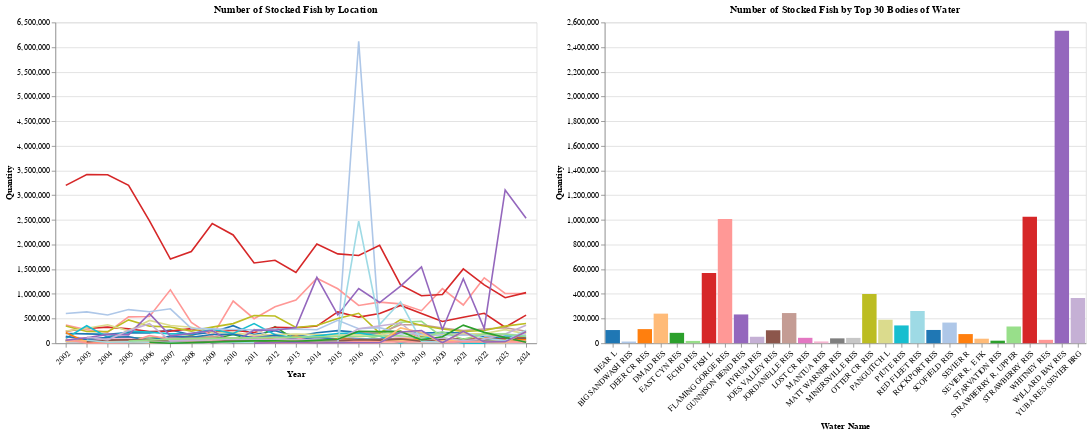

The notebook cell saved with this chart:
### Markdown cell above
### Vis: Interactive Bar and Line chart for number of stocked fish by Top 30 Water Name

### Code cell
# Get the top 30 Water Names by total quantity, and group by Year
count_by_water_name = fish_stock_data.groupby(['Year', 'Water Name'])['Quantity'].sum().reset_index()

top_30_water_names = count_by_water_name.groupby('Water Name')['Quantity'].sum().nlargest(30).index

top_30_water_names_df = count_by_water_name[count_by_water_name['Water Name'].isin(top_30_water_names)]

top_30_water_names_df["Year_only"] = top_30_water_names_df["Year"]

#Interactive Year Slider
year_slider = alt.binding_range(name="Select a year : ", min=top_30_water_names_df["Year_only"].min(), max=top_30_water_names_df["Year_only"].max(), step=1)
selected_year = alt.selection_point(fields=["Year_only"], bind=year_slider, value=2024)

#Interactive Water Name Legend Selection
point_selection = alt.selection_point(fields=['Water Name'])
brush_selection = alt.selection_interval(encodings=['x'])

#Adding base plot
base_plot = alt.Chart(top_30_water_names_df)

#Color
color = alt.condition(
    brush_selection & point_selection,
    alt.Color('Water Name:N', scale=alt.Scale(scheme='category20'), legend=None),
    alt.value('lightgray')
)

#Tooltip
tooltip = alt.Tooltip(
    ["Water Name:N", "Year:O", "Quantity:Q"]
)

#Bar Chart Vis
bar_chart = base_plot.mark_bar().encode(
    x=alt.X('Water Name', axis=alt.Axis(labelAngle=-45), sort=None),
    y='Quantity', 
    color=color, 
    tooltip=tooltip
).properties(
    width=600,
    height=400,
    title='Number of Stocked Fish by Top 30 Bodies of Water'
).transform_filter(
    selected_year
).add_params(
    selected_year, 
    point_selection,
    brush_selection,
)

#Line Chart Vis
line_chart = base_plot.mark_line().encode(
    x=alt.X('Year:O', axis=alt.Axis(labelAngle=-45)),
    y='Quantity', 
    color=color, 
    tooltip=tooltip
).properties(
    width=600,
    height=400,
    title='Number of Stocked Fish by Location'
).transform_filter(
    point_selection
).add_params(
    brush_selection,
    point_selection
)

#Stacking both charts together 
temporal_chart = alt.hconcat(line_chart, bar_chart).resolve_scale()
temporal_chart

### Figure 1 — Vega-Lite specification as saved in the notebook (floating-point values rounded to 4 significant figures; data arrays with more than 128 entries replaced by an {"elided": "..."} marker saying what was removed)
{"config": {"view": {"continuousWidth": 300, "continuousHeight": 300}}, "hconcat": [{"mark": {"type": "line"}, "encoding": {"color": {"condition": {"test": {"and": [{"param": "param_12"}, {"param": "param_11"}]}, "field": "Water Name", "legend": null, "scale": {"scheme": "category20"}, "type": "nominal"}, "value": "lightgray"}, "tooltip": [{"field": "Water Name", "type": "nominal"}, {"field": "Year", "type": "ordinal"}, {"field": "Quantity", "type": "quantitative"}], "x": {"axis": {"labelAngle": -45}, "field": "Year", "type": "ordinal"}, "y": {"field": "Quantity", "type": "quantitative"}}, "height": 400, "name": "view_7", "title": "Number of Stocked Fish by Location", "transform": [{"filter": {"param": "param_11"}}], "width": 600}, {"mark": {"type": "bar"}, "encoding": {"color": {"condition": {"test": {"and": [{"param": "param_12"}, {"param": "param_11"}]}, "field": "Water Name", "legend": null, "scale": {"scheme": "category20"}, "type": "nominal"}, "value": "lightgray"}, "tooltip": [{"field": "Water Name", "type": "nominal"}, {"field": "Year", "type": "ordinal"}, {"field": "Quantity", "type": "quantitative"}], "x": {"axis": {"labelAngle": -45}, "field": "Water Name", "sort": null, "type": "nominal"}, "y": {"field": "Quantity", "type": "quantitative"}}, "height": 400, "name": "view_8", "title": "Number of Stocked Fish by Top 30 Bodies of Water", "transform": [{"filter": {"param": "param_10"}}], "width": 600}], "data": {"name": "data-010b0cc8235124663885b2d683acb5ad"}, "params": [{"name": "param_12", "select": {"type": "interval", "encodings": ["x"]}, "views": ["view_7", "view_8"]}, {"name": "param_11", "select": {"type": "point", "fields": ["Water Name"]}, "views": ["view_7", "view_8"]}, {"name": "param_10", "select": {"type": "point", "fields": ["Year_only"]}, "bind": {"input": "range", "max": 2024.0, "min": 2002.0, "name": "Select a year : ", "step": 1}, "value": 2024, "views": ["view_8"]}], "resolve": {"scale": {}}, "$schema": "https://vega.github.io/schema/vega-lite/v5.20.1.json", "datasets": {"data-010b0cc8235124663885b2d683acb5ad": {"elided": "634 records"}}}
